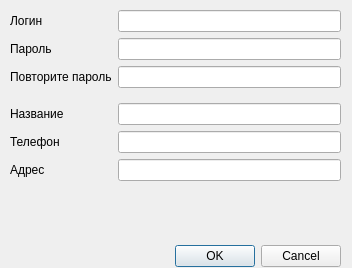
<?xml version="1.0" encoding="UTF-8"?>
<ui version="4.0">
 <class>Edit_User</class>
 <widget class="QDialog" name="Edit_User">
  <property name="geometry">
   <rect>
    <x>0</x>
    <y>0</y>
    <width>352</width>
    <height>268</height>
   </rect>
  </property>
  <property name="windowTitle">
   <string>InvestitionProgram</string>
  </property>
  <widget class="QDialogButtonBox" name="buttonBox">
   <property name="geometry">
    <rect>
     <x>40</x>
     <y>240</y>
     <width>301</width>
     <height>32</height>
    </rect>
   </property>
   <property name="orientation">
    <enum>Qt::Horizontal</enum>
   </property>
   <property name="standardButtons">
    <set>QDialogButtonBox::Cancel|QDialogButtonBox::Ok</set>
   </property>
  </widget>
  <widget class="QWidget" name="formLayoutWidget">
   <property name="geometry">
    <rect>
     <x>10</x>
     <y>10</y>
     <width>331</width>
     <height>221</height>
    </rect>
   </property>
   <layout class="QFormLayout" name="formLayout">
    <item row="0" column="0">
     <widget class="QLabel" name="label">
      <property name="text">
       <string>Логин</string>
      </property>
     </widget>
    </item>
    <item row="1" column="0">
     <widget class="QLabel" name="label_2">
      <property name="text">
       <string>Пароль</string>
      </property>
     </widget>
    </item>
    <item row="4" column="0">
     <widget class="QLabel" name="label_3">
      <property name="text">
       <string>Название</string>
      </property>
     </widget>
    </item>
    <item row="5" column="0">
     <widget class="QLabel" name="label_4">
      <property name="text">
       <string>Телефон</string>
      </property>
     </widget>
    </item>
    <item row="6" column="0">
     <widget class="QLabel" name="label_5">
      <property name="text">
       <string>Адрес</string>
      </property>
     </widget>
    </item>
    <item row="3" column="0">
     <widget class="Line" name="line">
      <property name="orientation">
       <enum>Qt::Horizontal</enum>
      </property>
     </widget>
    </item>
    <item row="0" column="1">
     <widget class="QLineEdit" name="loginEdit">
      <property name="maxLength">
       <number>15</number>
      </property>
     </widget>
    </item>
    <item row="1" column="1">
     <widget class="QLineEdit" name="passEdit">
      <property name="maxLength">
       <number>24</number>
      </property>
      <property name="echoMode">
       <enum>QLineEdit::Password</enum>
      </property>
     </widget>
    </item>
    <item row="4" column="1">
     <widget class="QLineEdit" name="nameEdit">
      <property name="maxLength">
       <number>31</number>
      </property>
     </widget>
    </item>
    <item row="5" column="1">
     <widget class="QLineEdit" name="phoneEdit">
      <property name="maxLength">
       <number>16</number>
      </property>
     </widget>
    </item>
    <item row="6" column="1">
     <widget class="QLineEdit" name="adressEdit">
      <property name="maxLength">
       <number>31</number>
      </property>
     </widget>
    </item>
    <item row="2" column="0">
     <widget class="QLabel" name="label_6">
      <property name="text">
       <string>Повторите пароль</string>
      </property>
     </widget>
    </item>
    <item row="2" column="1">
     <widget class="QLineEdit" name="try_passEdit">
      <property name="maxLength">
       <number>24</number>
      </property>
      <property name="echoMode">
       <enum>QLineEdit::Password</enum>
      </property>
     </widget>
    </item>
   </layout>
  </widget>
 </widget>
 <resources/>
 <connections>
  <connection>
   <sender>buttonBox</sender>
   <signal>accepted()</signal>
   <receiver>Edit_User</receiver>
   <slot>accept()</slot>
   <hints>
    <hint type="sourcelabel">
     <x>248</x>
     <y>254</y>
    </hint>
    <hint type="destinationlabel">
     <x>157</x>
     <y>274</y>
    </hint>
   </hints>
  </connection>
  <connection>
   <sender>buttonBox</sender>
   <signal>rejected()</signal>
   <receiver>Edit_User</receiver>
   <slot>reject()</slot>
   <hints>
    <hint type="sourcelabel">
     <x>316</x>
     <y>260</y>
    </hint>
    <hint type="destinationlabel">
     <x>286</x>
     <y>274</y>
    </hint>
   </hints>
  </connection>
 </connections>
</ui>
